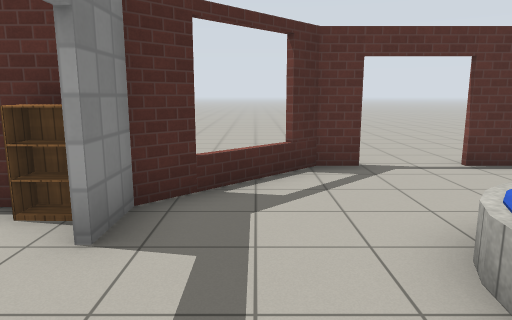
[1] (above)

17 first-person views from a walk through a robot-simulator world made for Gazebo. The camera is 1.3 m above the floor, tilts 10° down and sees 70° across. The floor is counted in squares, 1 m on a side. Each view is taken from the middle of a square. On the plan, view 1 faces up. The plan holds only what a view shows up to about 15 squares ahead; the rest is blank. The robots in the file are not drawn. Simple patterns stand in for the simulator's built-in surfaces. Some stock models are drawn as simple stand-ins. Some surface patterns are stand-ins.

[2]
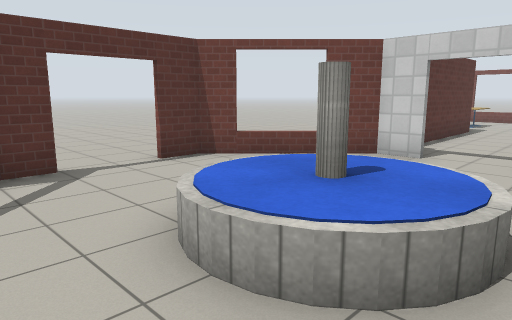

[3]
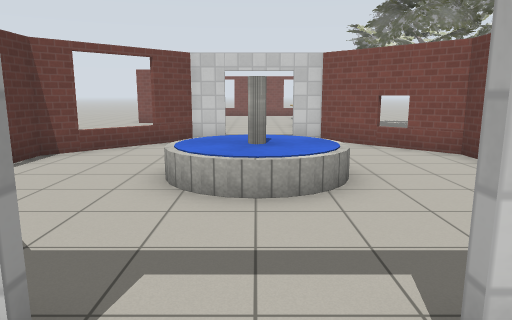

[4]
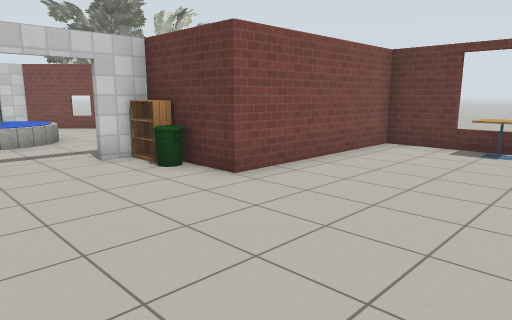

[5]
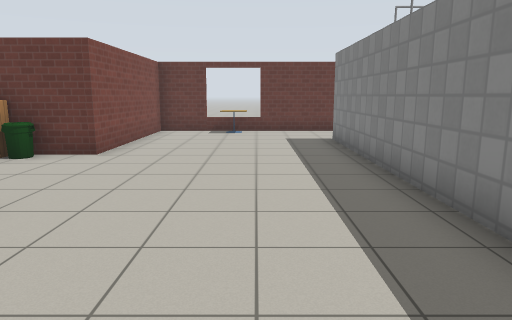

[6]
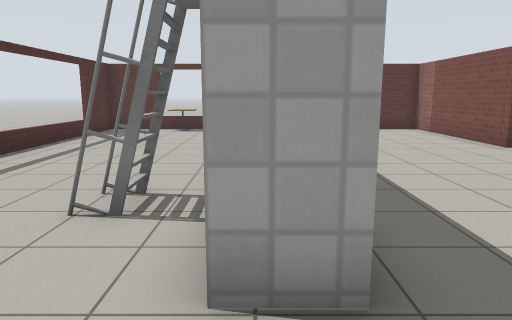

[7]
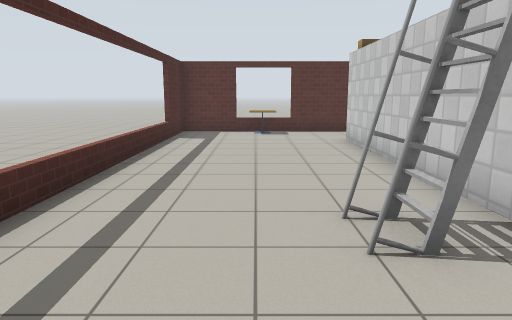

[8]
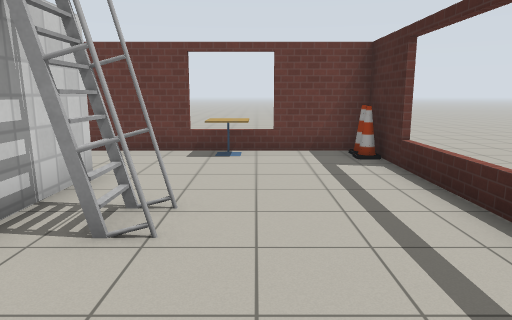

[9]
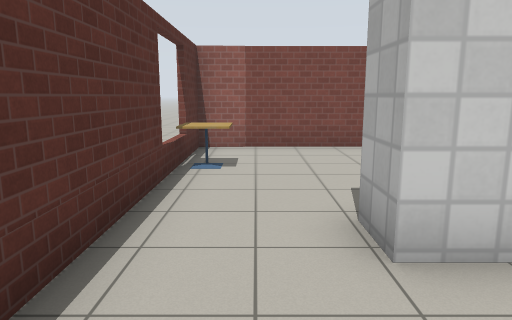

[10]
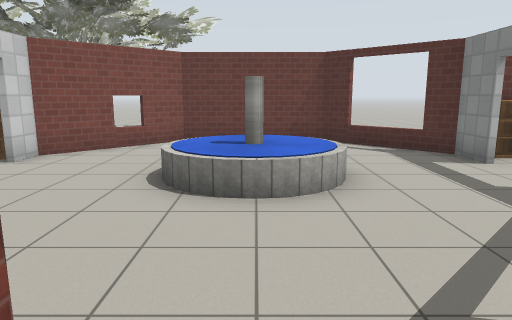

[11]
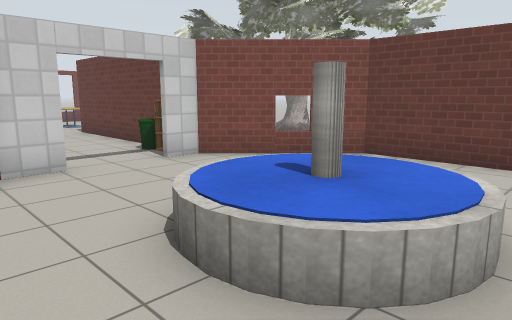

[12]
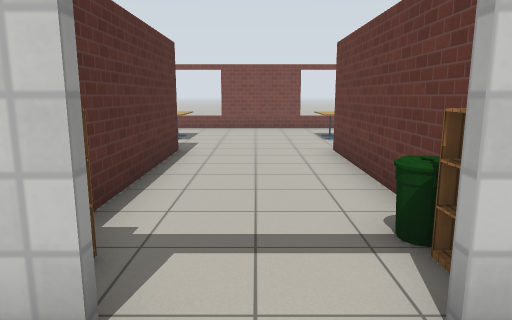

[13]
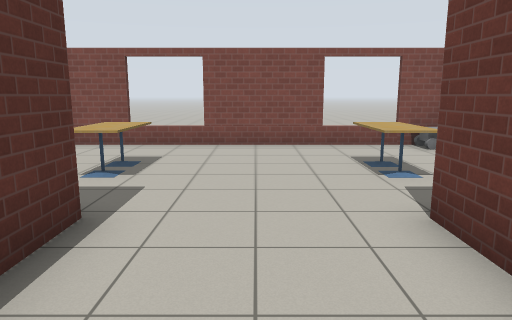

[14]
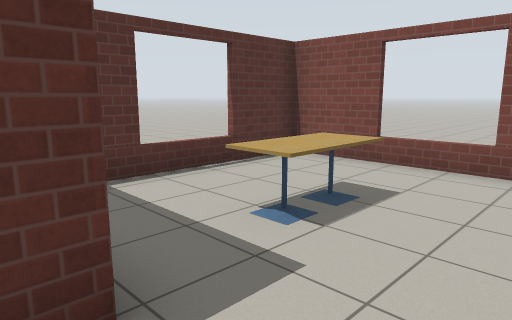

[15]
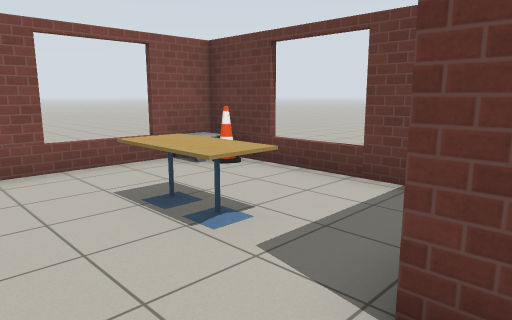

[16]
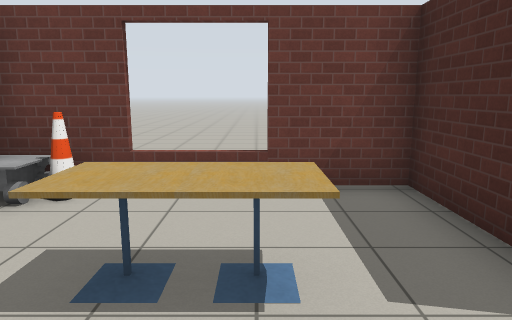

[17]
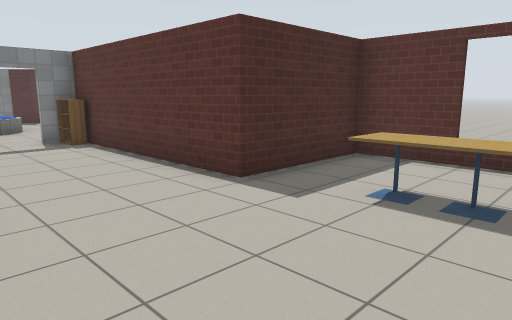

### Floor plan
Key: @ floor where view 1 was taken; # wall or solid block; . floor; D open door; = window, fence, low wall or low ledge; B bookshelf; F fountain; T cafe table; A oak tree; I bin; L ladder; C cone; H thing the floor can be seen under or through; O other object.
Columns run from 17 left of view 1 to 22 right of it. Each row starts with its distance up from view 1.
 11                .... ....
 10          ..    .... ....   ..
  9 ###TT####TT##   ..  ...    ..
  8 #...........#      ....           ..
  7 =...........#     #DDD#         ###=###
  6 =.....#.....#    =#...#=        #.....#
  5 =.....#.....#   #=.....=#       #.TT..=
  4 =.....#.....###B#.......#B#######.TT..=
  3 =.....#........DD..FFF...D............#
  2 =.....#........DD..FFF...D............#
  1 =.....#........DD..FFF...D............#
  0 =...LL#......#IB#@......#BI######.TT..#
 -1 =...LL#......#  ==.....##       #.TT..=
 -2 =.....#......#   =#...##        #....O#
 -3 =............#    ####A  A      #HH=#C#
 -4 #............#        A AAAA
 -5 #C.TT.....T..#         AAAA
 -6  ###=#####=###
 -7                                   ......
 -8                                   ......
 -9                                   ......
-10                                   ......

Where each view was taken, in squares from view 1:
view 1: 0 up, 0 right, facing up
view 2: 0 up, 0 right, facing up-right
view 3: 2 up, 3 left, facing right
view 4: 4 up, 9 left, facing down-right
view 5: 8 up, 8 left, facing down
view 6: 5 down, 11 left, facing up
view 7: 4 down, 14 left, facing up
view 8: 3 up, 14 left, facing down
view 9: 8 up, 14 left, facing right
view 10: 8 up, 3 right, facing down
view 11: 5 up, 1 right, facing down-right
view 12: 2 up, 6 right, facing right
view 13: 2 up, 11 right, facing right
view 14: 2 up, 14 right, facing up-right
view 15: 2 up, 14 right, facing down-right
view 16: 2 up, 17 right, facing down
view 17: 0 up, 19 right, facing up-left
